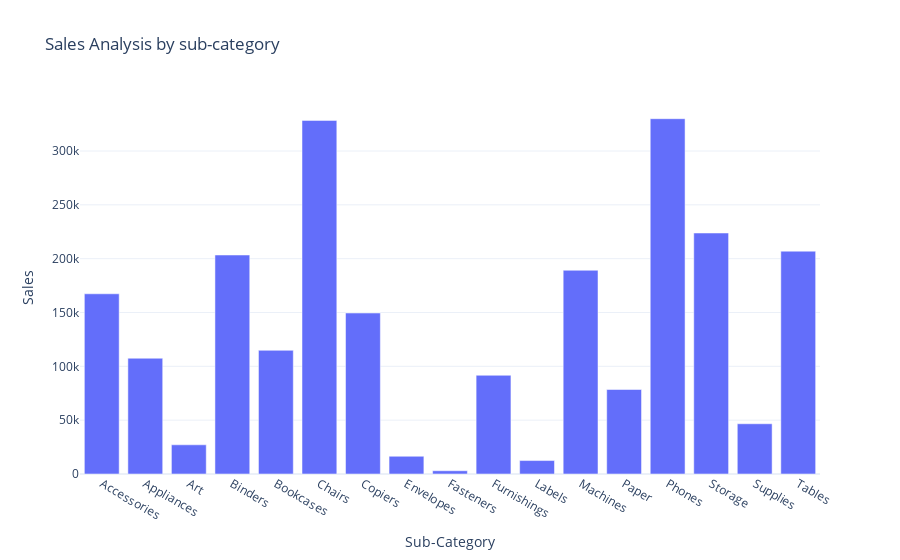

Source (notebook cell):
### Code cell
fig=px.bar(sales_by_subcategory,x='Sub-Category',y='Sales',title = 'Sales Analysis by sub-category')
fig.show()

### Figure 1 — Plotly figure (JSON) as saved in the notebook; plotly's stock layout.template omitted (floating-point values rounded to 4 significant figures)
{"data": [{"alignmentgroup": "True", "hovertemplate": "Sub-Category=%{x}<br>Sales=%{y}<extra></extra>", "legendgroup": "", "marker": {"color": "#636efa", "pattern": {"shape": ""}}, "name": "", "offsetgroup": "", "orientation": "v", "showlegend": false, "textposition": "auto", "type": "bar", "x": ["Accessories", "Appliances", "Art", "Binders", "Bookcases", "Chairs", "Copiers", "Envelopes", "Fasteners", "Furnishings", "Labels", "Machines", "Paper", "Phones", "Storage", "Supplies", "Tables"], "xaxis": "x", "y": [167400.0, 107500.0, 27120.0, 203400.0, 114900.0, 328400.0, 149500.0, 16480.0, 3024.0, 91710.0, 12490.0, 189200.0, 78480.0, 330000.0, 223800.0, 46670.0, 207000.0], "yaxis": "y"}], "layout": {"autosize": true, "barmode": "relative", "legend": {"tracegroupgap": 0}, "title": {"text": "Sales Analysis by sub-category"}, "xaxis": {"anchor": "y", "autorange": true, "domain": [0, 1], "range": [-0.5, 16.5], "title": {"text": "Sub-Category"}, "type": "category"}, "yaxis": {"anchor": "x", "autorange": true, "domain": [0, 1], "range": [0, 347400.0], "title": {"text": "Sales"}, "type": "linear"}}}
